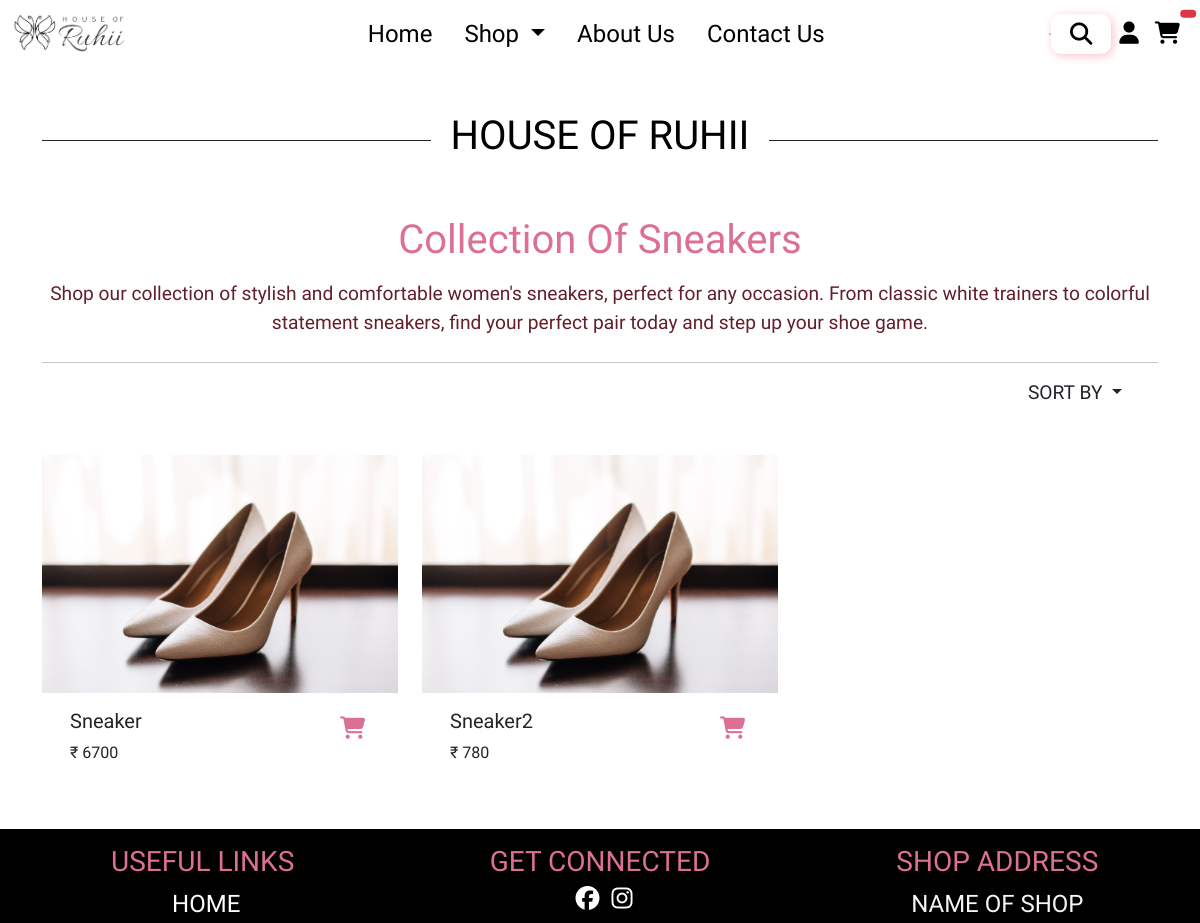
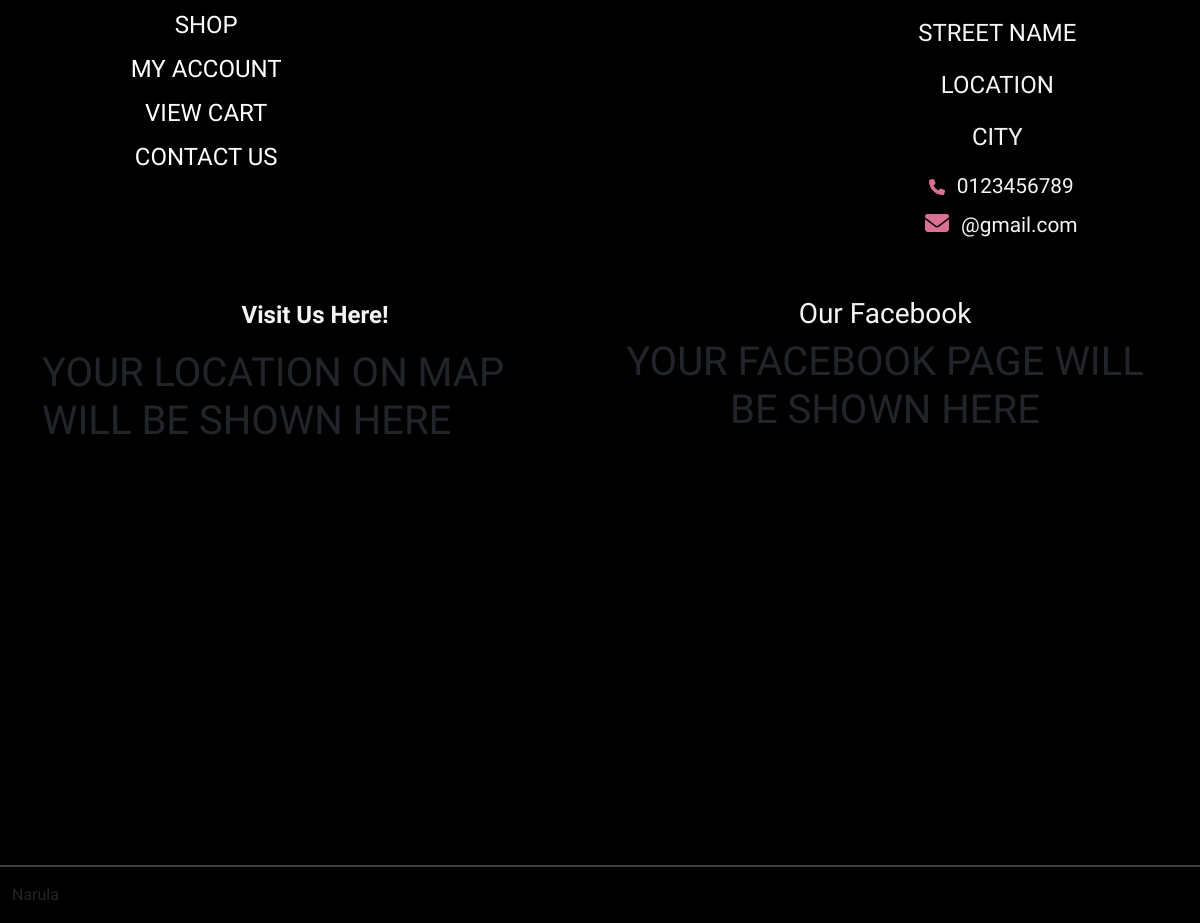
Screenshot of /sneaker/ with the database file from the repository (2 pictures, top to bottom).
### website/models.py (models this page shows)
class ProductModel(models.Model):
    name = models.CharField(max_length=50)
    price = models.IntegerField()
    img = models.ImageField()
    img2 = models.ImageField()
    img3 = models.ImageField()
    img4 = models.ImageField()
    img5 = models.ImageField()
    img6 = models.ImageField()
    cat = models.ForeignKey("CategoryModel", on_delete=models.CASCADE)
    def __str__(self):
        return self.name

### website/views.py (the view)
# urls.py: path('sneaker/', views.Sneaker, name = 'sneaker'),
def Sneaker(request):
    data = ProductModel.objects.filter(cat=11)
    print(data)
    context = {'data': data}
    return render(request, 'website/sneaker.html', context)

### website/templates/website/Sneaker.html (shortened to what this page needs)
{% extends "website/index.html" %}
{% block popup %}
{% load static %}
<link href="{% static 'css/index.css' %}" rel="stylesheet">
<link href="{% static 'css/heels.css' %}" rel="stylesheet">
{% endblock popup %}
{% block content %}
<div class="main mx-auto" style="margin-top: 5em;">
  <div class="container mt-5">
    <div class="header__center" style="margin-top: 3.5em;">
      <h1 style="color: black; text-align: center;">HOUSE OF RUHII</h1>
    </div>
  </div>
  <div class="container-fluid text-center">
    <h1 style="color: palevioletred" class="mt-5">Collection Of Sneakers</h1>
  </div>
  <div class="container text-center mx-auto mt-3">
    <p style="text-align: center; font-size: 1.2em; color: rgb(99, 31, 42);" class="text-center">
      Shop our collection of stylish and comfortable women's sneakers, perfect for any occasion. From classic white
      trainers to colorful statement sneakers, find your perfect pair today and step up your shoe game.
    </p>
    <hr style="border: 1 px solid palevioletred; margin-top: 1.5em;">
  </div>
  <div class="container">
    <div class="row">
      <div class="col-sm-10"></div>
      <div class="col-sm-2">
        <div class="nav-item dropdown text-center">
          <a class="nav-link dropdown-toggle" href="#" role="button" data-bs-toggle="dropdown" aria-expanded="false"
            style="font-size: 1.2em;">
            SORT BY
          </a>
        </div>
      </div>
    </div>
  </div>
  <div class="container mt-5">
    <div class="row row-cols-1 row-cols-md-3 g-4">
      {% for i in data %}
      <div class="col">
        <div class="card" style="border: none">
          <img src="{% static 'images/img1.jpg' %}" class="card-img-top"
            onmouseover="this.src='../../../static/images/img2.jpg'"
            onmouseout="this.src='../../../static/images/img1.jpg'" />
          <div class="card-body">
            <div class="container-fluid">
              <div class="row">
                <div class="col-sm-10">
                  <h5 class="card-title">{{i.name}}</h5>
                  <p class="card-text">&#8377 {{i.price}}</p>
                </div>
                {% if request.user.username == "" %}
                <div class="col-sm-2">
                  <a href="{% url 'signin' %}">
                    <i class="fa-solid fa-cart-shopping mt-2" title="add to cart" data-link-id="{{i.id}}"
                      data-name="{{i.name}}" data-value="{{i.price}}" data-quantity="{{i.quantity}}"
                      style="color: palevioletred; font-size: 1.4em"></i></a>
                </div>
              </div>
            {% endif %}
          </div>
        </div>
      </div>
    </div>
    {% endfor%}
  </div>
</div>
<div class="flex-wrapper bg-black mx-auto mt-5">
  <div class="container-fluid" style="padding-top: 1em">
    <div class="row g-3">
      <div class="col-sm-4 mb-2 text-center">
        <h3 style="color: palevioletred">USEFUL LINKS</h3>
        <ul style="list-style: none; color: white; font-size: 1.5em;">
          <a href="#" style="text-decoration: none">
            <li style="list-style: none; color: white; margin-left: -25px" class="list mb-2">
              HOME
            </li>
          </a>
          <a href="#" style="text-decoration: none">
            <li style="list-style: none; color: white; margin-left: -25px; " class="mb-2">
              SHOP
            </li>
          </a>
          <a href="#" style="text-decoration: none">
            <li style="list-style: none; color: white; margin-left: -25px; " class="mb-2">
              MY ACCOUNT
            </li>
          </a>
          <a href="#" style="text-decoration: none">
            <li style="list-style: none; color: white; margin-left: -25px;" class="mb-2">
              VIEW CART
            </li>
          </a>
          <a href="#" style="text-decoration: none">
            <li style="list-style: none; color: white; margin-left: -25px; " class="mb-2">
              CONTACT US
            </li>
          </a>
        </ul>
      </div>
      <div class="col-sm-4 mb-4 text-center">
        <h3 style="color: palevioletred">GET CONNECTED </h3>
        <a href="#"><i class="fa-brands fa-facebook mx-2"></i></a>
        <a href="#"><i class="fa-brands fa-instagram"></i></a>
      </div>
      <div class="col-sm-4 mb-2 text-center">
        <h3 style="color: palevioletred">SHOP ADDRESS</h3>
        <p style="color: whitesmoke; font-size: 1.5em">NAME OF SHOP</p>
        <p style="color: whitesmoke; font-size: 1.5em">STREET NAME</p>
        <p style="color: whitesmoke; font-size: 1.5em">LOCATION</p>
        <p style="color: whitesmoke; font-size: 1.5em">CITY</p>
        <i class="fa-solid fa-phone mx-2" style="color: palevioletred"></i>
        <span style="color: whitesmoke; font-size: 1.3em">0123456789</span><br>
        <i class="fa-solid fa-envelope mx-2 mt-2" style="color: palevioletred"></i>
        <span style="color: whitesmoke; font-size: 1.3em">@gmail.com</span>
      </div>
    </div>
  </div>
  <div class="container mt-5">
    <div class="row">
      <div class="col-sm-6">
        <p style="
                  font-size: 1.5em;
                  font-weight: 600;
                  color: whitesmoke;
                  text-align: center;
                ">
          Visit Us Here!
        </p>
        <div class="map-responsive">
          <h1>YOUR LOCATION ON MAP WILL BE SHOWN HERE</h1>
        </div>
      </div>
      <div class="col-sm-6">
        <h3 style="text-align: center; color: whitesmoke">Our Facebook</h3>
        <div class="container mx-auto text-center">
          <h1>YOUR FACEBOOK PAGE WILL BE SHOWN HERE</h1>
        </div>
      </div>
    </div>
  </div>
  <hr style="border: 1px solid white" />
  <div class="footer">
    <div class="container-fluid">
      <p>Narula</p>
    </div>
  </div>
</div>
</body>
{% endblock %}

### static/css/index.css (style rules this page uses)
* { padding: 0; margin: 0; box-sizing: border-box; font-family: 'Tilt Neon', cursive; scroll-behavior: smooth; }
body { overflow-x: hidden; }
a { text-decoration: none; color: white; }
.header__center { font-size: 2rem; display: grid; grid-template-columns: 1fr max-content 1fr; grid-column-gap: 1.2rem; align-items: center; }
.header__center::before, .header__center::after { content: ""; display: block; height: 1px; background-color: currentColor; }
.card { cursor: pointer; font-family: 'Tilt Neon', cursive; border: none; }
.flex-wrapper { display: flex; min-height: 50vh; flex-direction: column; justify-content: space-between }
.fa-brands { color: white; font-size: 1.5em; cursor: pointer; }
.fa-instagram { color: white; font-size: 1.5em; }
.fa-facebook { color: white; font-size: 1.5; }
.fa-envelope { color: white; font-size: 1.5em; cursor: pointer; }
.map-responsive { overflow: hidden; padding-bottom: 30%; position: relative; height: 500px; }

### static/css/heels.css (style rules this page uses)
* { padding: 0; margin: 0; box-sizing: border-box; font-family: 'Tilt Neon', cursive; scroll-behavior: smooth; }
body { overflow-x: hidden; }
.header__center { font-size: 2rem; display: grid; grid-template-columns: 1fr max-content 1fr; grid-column-gap: 1.2rem; align-items: center; }
.header__center::before, .header__center::after { content: ""; display: block; height: 1px; background-color: currentColor; }
.card { cursor: pointer; font-family: 'Tilt Neon', cursive; border: none; }
.flex-wrapper { display: flex; min-height: 50vh; flex-direction: column; justify-content: space-between }
.fa-brands { color: white; font-size: 1.5em; cursor: pointer; }
.fa-instagram { color: white; font-size: 1.5em; }
.fa-facebook { color: white; font-size: 1.5; }
.fa-envelope { color: white; font-size: 1.5em; cursor: pointer; }
.map-responsive { overflow: hidden; padding-bottom: 30%; position: relative; height: 500px; }

### rows the page displays
ProductModel: name "Sneaker", price "6700"
ProductModel: name "Sneaker2", price "780"
